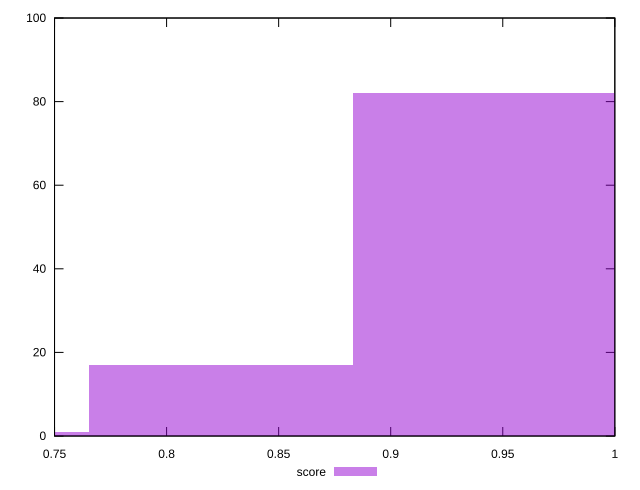

gnuplot code for this plot:
reset

$score <<EOF
0.9420897756181849 82
0.8243285536659117 17
0.7065673317136386 1
EOF

set key outside below
set boxwidth 0.1177612219522731
set xrange [0.75:1]
set yrange [0:100]
set trange [0:100]
set style fill transparent solid 0.5 noborder
set terminal svg size 640, 490 enhanced background rgb 'white'
set output "report_00014_2021-02-09T15:56:05.503Z/unminified-javascript/samples/pages+cached/score/histogram.svg"

plot $score title "score" with boxes

reset
